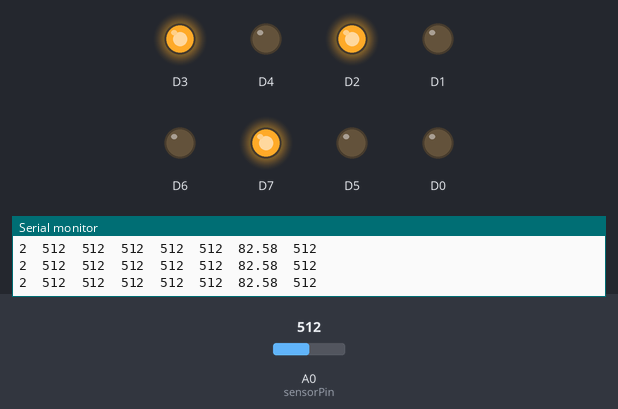
This sketch was run on a simulated ESP8266 (NodeMCU). Shown: output pins drawn as LEDs (lit = HIGH), the last lines printed to the serial monitor. The test bench sets the inputs (shaded band); at power-on: A0 (sensorPin) = 512.

Above: at 1.2 s.
1.3 s: A0 (sensorPin) set to 501
At 1.8 s:
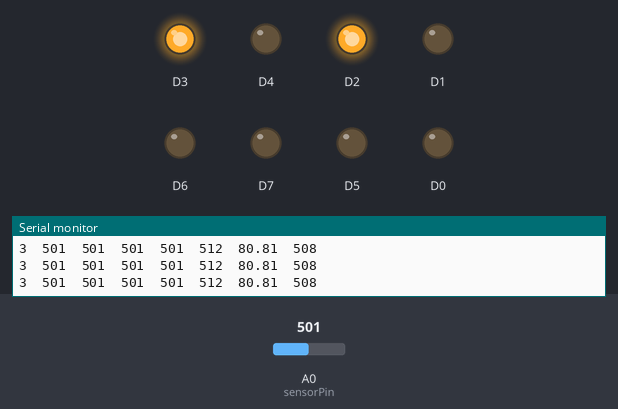
2.8 s: A0 (sensorPin) set to 10
At 3.4 s:
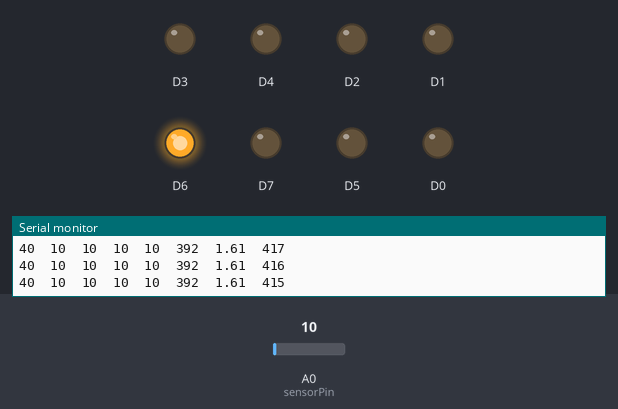
5.8 s: A0 (sensorPin) set to 8
At 6.5 s:
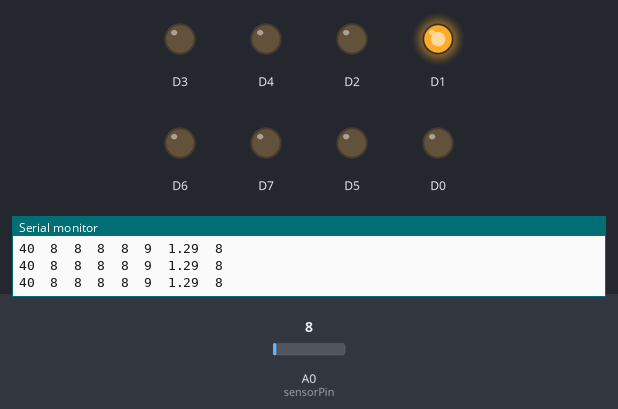
7.3 s: A0 (sensorPin) set to 0
At 8.8 s:
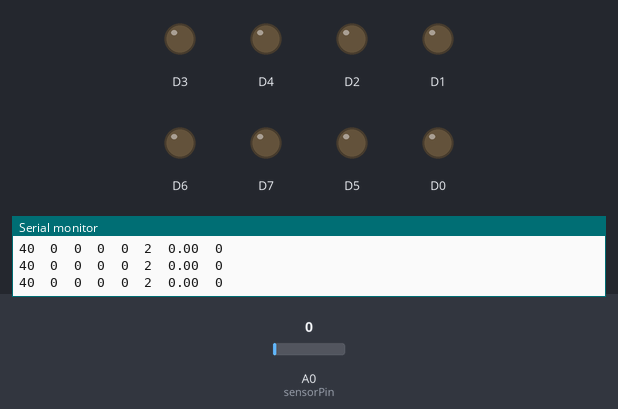
10.3 s: A0 (sensorPin) set to 60
At 10.9 s:
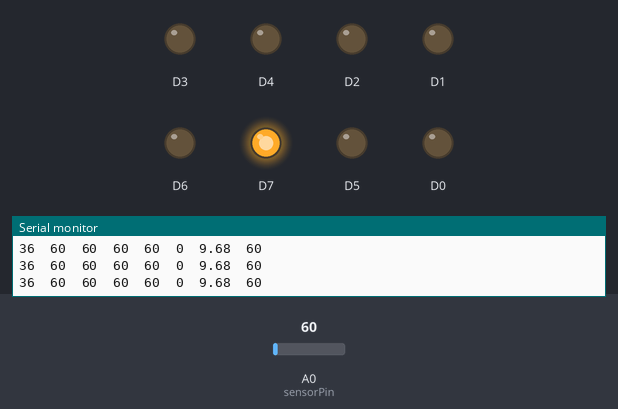
11.8 s: A0 (sensorPin) set to 55
At 12.1 s:
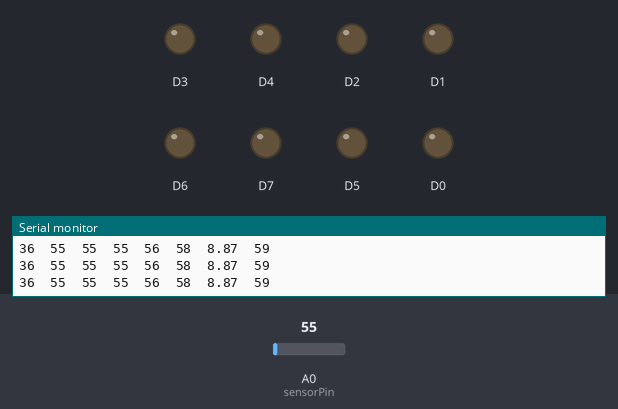
Timing chart, 0 to 14.3 s (numbered marks = the images above; inputs shaded):
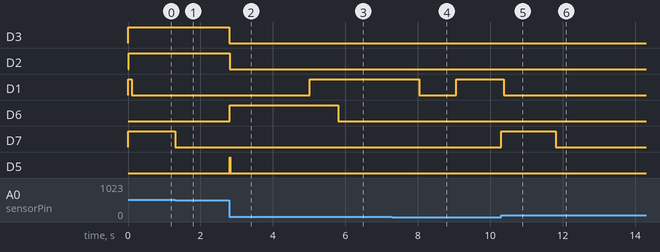

Measured:
- the behaviour switches between 512 and 511 on A0 (sensorPin) (found by bisection; images 0 and 1)
- the behaviour switches between 10 and 9 on A0 (sensorPin) (found by bisection; images 2 and 3)
- the behaviour switches between 60 and 59 on A0 (sensorPin) (found by bisection; images 5 and 6)
- after the input at 1.3 s, D7: HIGH → LOW at once
- after the input at 2.8 s, D3, D2: HIGH → LOW at once; D1: LOW → HIGH after 2.2 s; D6: LOW → HIGH at once; D5: LOW → HIGH at once, → LOW 0.01 s later
- after the input at 5.8 s, D6: HIGH → LOW at once
- after the input at 7.3 s, D1: HIGH → LOW after 0.74 s, → HIGH 1.0 s later
- after the input at 10.3 s, D1: HIGH → LOW after 0.07 s; D7: LOW → HIGH at once
- after the input at 11.8 s, D7: HIGH → LOW at once

The sketch:

microphone_analysis.ino
```cpp
#include <stdlib.h>
#include <math.h>

class GraphList{
  public:
  int *data;
  unsigned int sampling=0;
  GraphList(unsigned int sampling);
  void push(int);
  bool check_peek();
  bool what_peek();
};

GraphList::GraphList(unsigned int _sampling){
  unsigned int smp=0;
  if(_sampling > 3){
    if(_sampling%2==0){
      smp = _sampling+1;
    }else{
      smp = _sampling;
    }
    data = (int*)malloc(sizeof(int)*smp);
    for(int i=0;i<smp;i++){
      data[i]=0;
    }
    sampling = smp;
  }
}

void GraphList::push(int _data){
  for(int i=1;i<sampling;i++){
    data[i] = data[i-1];
  }
  data[0] = _data;
}

bool GraphList::check_peek(){
  int mid_data_index = (sampling+1)/2;

  short int left_hand_slope = 0;
  short int right_hand_slope = 0;

  for(int i=0;i<mid_data_index;i++){
    // half loop
    if(abs(data[mid_data_index-i]) > abs(data[mid_data_index-i-1])){
      //center - left = +slope
      left_hand_slope += 1;
    }else{
      left_hand_slope = 0;
    }
    if(abs(data[mid_data_index+i]) > abs(data[mid_data_index+i+1])){
      //center - right = -slope
      right_hand_slope += 1;
    }else{
      right_hand_slope = 0;
    }
  }

  if(left_hand_slope==right_hand_slope){
    //has peek
    return true;
  }return false;

}

bool GraphList::what_peek(){
  int mid_data_index = (sampling+1)/2;
  if(data[mid_data_index] - data[0] > 0){
    //positive peek
    return true;
  }return false;
  // negative peek
}


//--- Sensor LED ---
int sensorValue=0;
#define sensorPin A0


//--- Sensor LED END ---


//--- Sound Statistic Begin
// Threshole
int microphone_min_threshole = 20;
int microphone_max_threshole = 620;
int microphone_range = microphone_max_threshole - microphone_min_threshole;
int sound_clap_threshole_high = 580;
int sound_clap_threshole_low = 50;


// Sound sensor Variable
int analog_read_once = 0;
int sound_realtime_sampling = 10;
int sound_realtime_mean = 0;
int sound_realtime_sum = 0;

int sound_long_sum = 0;
int sound_long_mean = 0;
int sound_long_mean_prev = 0;

int sound_max_peek = 0;
int sound_max_peek_sum = 0;
byte sound_max_peek_time_counter = 0;

byte sound_clap_time_counter = 0;

//peek analysis [in sample peek not global]
int sound_peek_prev = 0;
int sound_raw_peek_counter;
int fade_divider_value=1;

int sound_global_sum = 0;
int sound_global_mean = 0;
int sound_global_mean_prev =0;

/*---- Timer ----*/
int sound_timer_counter[] = {0,0,0};
// t[1] is clap
// t[2] is

int sound_timer_realtime_prev[] = {0,0};
// t[1] is realtime average
// t[2] is realtime  long average


// Graph statistic
int sound_graph_min_avr = 0;
int sound_graph_max_avr = 0;
int sound_graph_long_mean = 0;
int sound_graph_long_sum = 0;
int sound_graph_long_count = 0;


//--- Sound Statistic End

/*------ Music NN model ------*/
// Scoring Music
float music_type_score[] = {0,0,0,0};
/*  [0] คือ เพลงร้องที่มี พิน กลอง เป็นจังหวะหลัก ไม่มีเสียงอื่น ex [A song for the season]
 *  [1] คือ
*
*
*/

float music_tempo_score[] = {0,0,0,0};
/* [0] high peek per realtime_sampling
 * [1] high percentage (vol > 50) per long_mean
 */


/*------ Algorithm Variable --------*/
unsigned long now_time_milli=0;
unsigned long prev_milli = 0;

bool is_clap = false;
int is_clap_counter=0;

float sound_vol_percentage=0;
bool is_slilence =false;

GraphList graph = GraphList(5);


void setup(){
  Serial.begin(115200);
  pinMode(sensorPin,INPUT);
  pinMode(D0,OUTPUT);
  pinMode(D1,OUTPUT);
  pinMode(D2,OUTPUT);
  pinMode(D3,OUTPUT);
  pinMode(D4,OUTPUT);
  pinMode(D5,OUTPUT);
  pinMode(D7,OUTPUT);
  pinMode(D6,OUTPUT);
}

void loop() {
  now_time_milli=millis();
  // Global Delay
  if(now_time_milli - prev_milli >= 10 ){
  analog_read_once = analogRead (sensorPin);
  graph.push(analog_read_once);

  //Transform real Sensor amplitude to Percentage Amplitude (Volume)
  sound_vol_percentage = ((float)analog_read_once/(float)microphone_max_threshole)*100.0;


  if(sound_vol_percentage >= 50){
  // เพลงมันส์ๆ ที่มักจะมีกราฟอยู่ด้านบน
    digitalWrite(D3,HIGH);
  }else{
    digitalWrite(D3,LOW);
  }


  //ระบบวัดเสียงเพลงจากการตรวจสอบ peek
  if(graph.check_peek()){
    float temp_peek_range_precentage = 0.08633;
    if(analog_read_once - sound_realtime_mean > microphone_range*temp_peek_range_precentage){
      digitalWrite(D7,HIGH);
    }else if(analog_read_once - sound_realtime_mean < -(microphone_range*temp_peek_range_precentage)){
      digitalWrite(D6,HIGH);
    }

    if(abs(analog_read_once - sound_peek_prev) > 50 && sound_peek_prev != 0){
      digitalWrite(D5,HIGH);
    }else{
      digitalWrite(D5,LOW);
    }
    sound_peek_prev = analog_read_once;
  }else{
    digitalWrite(D7,LOW);
    digitalWrite(D6,LOW);
  }

  /*--- วัดเสียงเพลง แบบ percentage [by kanoon alogorithm] -----*/
  fade_divider_value = (40.00-sensorValue*39/520);
  {
    sensorValue =  analog_read_once;
    if(sensorValue > 520){
      sensorValue = 520;
    }
  }

  // ท่อนฮุก ผ่านระบบ percentage
  if(fade_divider_value < 15){
    digitalWrite(D2,HIGH);
  }else{
    digitalWrite(D2,LOW);
  }
  /* --------- End kanoon algorithm -----------------*/

  /*---system statistic---*/
  sound_realtime_sum += analog_read_once;
  if(sound_max_peek < analog_read_once){
    sound_max_peek = analog_read_once;
    sound_max_peek_time_counter = 0;
    sound_max_peek_sum += sound_max_peek;
  }else{
    sound_max_peek_time_counter += 1;
    if(sound_max_peek_time_counter == (2*sound_realtime_sampling)){
      //sound_max_peek = sound_max_peek_sum/sound_max_peek_time_counter;
      sound_max_peek = sound_realtime_mean;
      sound_max_peek_time_counter = 0;
    }
  }


  //Sound mod begin
  sound_timer_realtime_prev[0]+=1;
  sound_timer_realtime_prev[1]+=1;

  if(sound_timer_realtime_prev[0] >= sound_realtime_sampling){
    //หา realtime_sampling_average
    sound_realtime_mean = sound_realtime_sum/sound_realtime_sampling;
    sound_long_sum += sound_realtime_sum;
    sound_realtime_sum = 0;
    sound_timer_realtime_prev[0] = 0;

  }
  if(sound_timer_realtime_prev[1] >= (10*sound_realtime_sampling)){
    sound_long_mean_prev = sound_long_mean;
    sound_long_mean = sound_long_sum/(10*sound_realtime_sampling);

    // reset Long_sum
    sound_long_sum = 0;
    sound_timer_realtime_prev[1] = 0;


  }
  //Sound Mod End

   // หาผลรวมของเพลง
    sound_graph_long_count += 1;
    sound_graph_long_sum += analog_read_once;
    sound_graph_long_mean = sound_graph_long_sum/sound_graph_long_count;
    //Serial.print(sound_graph_long_count);
    //Serial.print("\t");

  //Min Average
  if(analog_read_once < sound_realtime_mean){
    //when sensor less than realtime average
    if(1){

    }
  }
  /*------ End statistic system -----*/

  //Find Slilence

  //if(abs(sound_long_mean - sound_realtime_mean) <= 15){
  if(abs(sound_long_mean - sound_long_mean_prev) <= 3 && sound_realtime_mean < microphone_min_threshole+5){
    // abs(mean-prev_mean) <= ค่าคงที่ จากการทดลองดูการแกว่งของค่า ในขณะเงียบ =[fix_when_change_sensor]
    // microphone_min_threshole + (low pass filter)  สำหรับกัน noise ในขณะเงียบ
    // this condition worked when the room is really silence
    is_slilence = true;
  }else{
    is_slilence = false;
  }

  //Find Peek clap
  if(is_slilence){
    digitalWrite(D1,HIGH);
    sound_graph_long_count = 0;
    sound_graph_long_sum = 0;

    // Clap check v2
    if(analog_read_once > sound_clap_threshole_high && !is_clap){
      is_clap = true;
      sound_timer_counter[0] = 0;
    }else{
      if(is_clap){
        /*sound_timer_counter[0] += 1;
        if((analog_read_once > sound_clap_threshole_high) && sound_timer_counter[0] >= 20){
          is_clap = false;
        }else{
          if((sound_global_mean < sound_clap_threshole_low ) && sound_timer_counter[0] >= 30){
            digitalWrite(D4,HIGH);
          }
        }*/
        digitalWrite(D4,HIGH);
        delay(200);
      }

    }

  }else{
    sound_timer_counter[0] += 1;
    if(sound_timer_counter[0] >= 2*(10*sound_realtime_sampling)+10){
      // รอจนกระทั้งเป็น silence แต่ถ้าไม่เป็น ก็ถือว่าเป็นเสียงเพลง
      is_clap = false;
    }

    /*if((analog_read_once > sound_clap_threshole_high) && sound_timer_counter[0] >= 20){
      // ตบมืออีกครั้ง แต่ละไว้ก่อน
      //is_clap = false;
    }else{
      if((sound_global_mean < sound_clap_threshole_low ) && sound_timer_counter[0] >= 30){
        digitalWrite(D4,HIGH);
      }
    }*/
    digitalWrite(D4,LOW);
    digitalWrite(D1,LOW);
  }

  if(graph.check_peek( ) && sound_max_peek > sound_clap_threshole_high){

  }


    Serial.print(fade_divider_value);
    Serial.print("\t");
    Serial.print(sensorValue);
    Serial.print("\t");
    Serial.print(analogRead (sensorPin));
    Serial.print("\t");
    Serial.print(sound_realtime_mean);
    Serial.print("\t");
    Serial.print(sound_max_peek);
    Serial.print("\t");
    Serial.print(sound_long_mean);
    Serial.print("\t");
    Serial.print(sound_vol_percentage);
    Serial.print("\t");
    //Serial.print(is_clap);
    //Serial.print("\t");
    Serial.print(sound_graph_long_mean);
    Serial.println();
    prev_milli = now_time_milli;
  }


}
```
